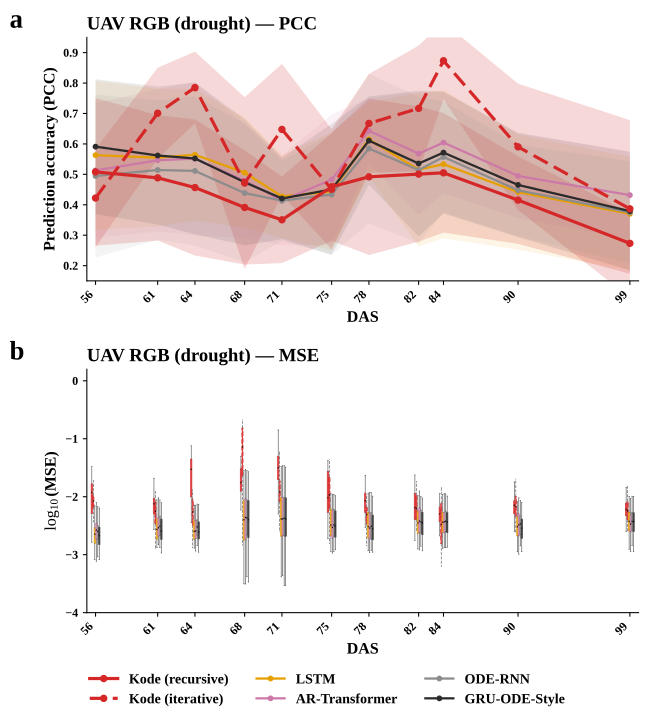

Recreate this plot in Python.
# -*- coding: utf-8 -*-
"""fig_baselines_uav.py — Kode vs 动态方法基线（UAV drought, RGB 19 性状）

数据 (同目录):
  fig_baselines_data.csv       逐时间点 PCC/MSE 均值+SD (panel a)
  fig_baselines_mse_long.csv   逐 trait x fold 的 MSE   (panel b 箱线图)
输出: fig_baselines_uav_v2.svg (v2: 修正面板标题, 原版误留 "Arabidopsis — ")

竖排 2 行: (a) 逐时间点 PCC | (b) log10(MSE) 分组箱线图
x 轴为真实 DAS (按真实天数排布, 非等距)
曲线/箱: Kode rec / Kode iter (红, 实/虚) + 4 条动态基线 (避开蓝绿)
"""
import os
import numpy as np
import pandas as pd
import matplotlib
matplotlib.use("Agg")
import matplotlib.pyplot as plt

HERE = os.path.dirname(os.path.abspath(__file__))
CSV  = os.path.join(HERE, "fig_baselines_data.csv")
LONG = os.path.join(HERE, "fig_baselines_mse_long.csv")

# x 轴直接使用真实 DAS(单位: 天), 不再做 t1..t25 索引化;
# 采样间隔本就 1/3 天不等, 真实时间轴会把缺口如实呈现

plt.rcParams.update({
    "font.family": "serif", "font.serif": ["Times New Roman", "DejaVu Serif"],
    "font.size": 10.5, "axes.labelweight": "bold", "axes.titleweight": "bold",
    "mathtext.fontset": "custom", "mathtext.rm": "Times New Roman",
    "mathtext.it": "Times New Roman:italic", "mathtext.bf": "Times New Roman:bold",
    "savefig.dpi": 300, "figure.dpi": 110, "svg.fonttype": "none",
})

RED = "#d62728"
# 基线配色刻意避开蓝/绿 (蓝绿留给作者方法)
STYLE = {
    "Kode_rec":        dict(color=RED,       ls="-",  lw=2.4, ms=4.6, label="Kode (recursive)"),
    "Kode_iter":       dict(color=RED,       ls=(0, (5.0, 2.2)), lw=2.4, ms=4.6, label="Kode (iterative)"),
    # 基线: 橙 / 玫红 / 中灰 / 近黑 —— 彼此差异大, 且都避开蓝绿与红(留给 Kode)
    "lstm":            dict(color="#E69F00", ls="-",  lw=1.7, ms=3.4, label="LSTM"),
    "ar_transformer":  dict(color="#CC79A7", ls="-",  lw=1.7, ms=3.4, label="AR-Transformer"),
    "ode_rnn":         dict(color="#8C8C8C", ls="-",  lw=1.7, ms=3.4, label="ODE-RNN"),
    # 注: 该实现是 GRU-ODE 连续演化 + GRUCell jump, 不含原版 GRU-ODE-Bayes 的贝叶斯观测更新机制,
    #     故论文中统一称 "GRU-ODE-Style" (数据里的 method 名也已同步改成 GRU-ODE-Style)
    "GRU-ODE-Style":  dict(color="#2B2B2B", ls="-",  lw=1.7, ms=3.4, label="GRU-ODE-Style"),
    "ststp":           dict(color="#B0AFAF", ls="-",  lw=1.7, ms=3.4, label="ST-STP"),
}
ORDER = ["Kode_rec", "Kode_iter", "lstm", "ar_transformer", "ode_rnn", "GRU-ODE-Style"]
DODGE = {m: off for m, off in zip(ORDER, np.linspace(-0.30, 0.30, len(ORDER)))}
W = 0.088

def draw_box(ax, long, ds, ts):
    data, pos, cols, lss = [], [], [], []
    for tp in ts:
        xpos = float(tp)              # 真实 DAS
        for m in ORDER:
            v = long[(long.dataset == ds) & (long.method == m) & (long.time == tp)]["mse"].values
            v = v[np.isfinite(v) & (v > 0)]
            if v.size == 0:
                v = np.array([np.nan])
            data.append(np.log10(v + 1e-12))
            pos.append(xpos + DODGE[m]); cols.append(STYLE[m]["color"]); lss.append(STYLE[m]["ls"])
    bp = ax.boxplot(data, positions=pos, widths=W, patch_artist=True,
                    showfliers=False, manage_ticks=False,
                    whiskerprops=dict(linewidth=0.45, color="0.3"),
                    capprops=dict(linewidth=0.45, color="0.3"),
                    boxprops=dict(linewidth=0.7),
                    medianprops=dict(linewidth=1.1, color="0.05"))
    for patch, c, ls in zip(bp["boxes"], cols, lss):
        patch.set_facecolor(c); patch.set_edgecolor(c)
        patch.set_alpha(0.90); patch.set_linestyle(ls)
    ls2 = [x for x in lss for _ in range(2)]      # 每个箱有上下两根 whisker/cap
    for el, ls in zip(bp["whiskers"], ls2): el.set_linestyle(ls)
    for el, ls in zip(bp["caps"],     ls2): el.set_linestyle(ls)
    for el, ls in zip(bp["medians"],  lss): el.set_linestyle(ls); el.set_color("0.05")

def main():
    d = pd.read_csv(CSV); long = pd.read_csv(LONG)
    ds = "uav"
    sub = d[d.dataset == ds].copy()
    sub["t"] = sub["time"].astype(float)      # 真实 DAS
    fig, axes = plt.subplots(2, 1, figsize=(6.8, 7.4))

    # ---- a: PCC ----
    ax = axes[0]
    for m in ORDER:
        s = sub[sub.method == m].sort_values("t")
        if not len(s): continue
        st = STYLE[m]
        x, y, sd = s["t"].values, s["pcc"].values, s["pcc_sd"].values
        ax.fill_between(x, y - sd, y + sd, color=st["color"],
                        alpha=(0.18 if m.startswith("Kode") else 0.10), lw=0)
        ax.plot(x, y, color=st["color"], ls=st["ls"], lw=st["lw"], marker="o",
                ms=st["ms"], label=st["label"], zorder=(5 if m.startswith("Kode") else 3))
    ax.set_title("UAV RGB (drought) — PCC", fontsize=14, fontweight="bold", loc="left", pad=6)
    ax.text(-0.14, 1.04, "a", transform=ax.transAxes, fontsize=20, fontweight="bold")
    ax.set_ylabel("Prediction accuracy (PCC)", fontsize=12)
    ax.set_ylim(0.15, 0.95)

    # ---- b: MSE 箱线图 ----
    ax = axes[1]
    raw_t = sorted(long[long.dataset == ds]["time"].unique())
    draw_box(ax, long, ds, raw_t)
    ax.set_title("UAV RGB (drought) — MSE", fontsize=14, fontweight="bold", loc="left", pad=6)
    ax.text(-0.14, 1.04, "b", transform=ax.transAxes, fontsize=20, fontweight="bold")
    ax.set_ylabel(r"$\log_{10}$(MSE)", fontsize=12)
    ax.set_ylim(-4.0, 0.2); ax.set_yticks(list(range(-4, 1)))

    for ax in axes:
        ax.set_xlabel("DAS", fontsize=12)
        ax.set_xticks(raw_t)
        ax.set_xticklabels([str(int(v)) for v in raw_t], fontsize=9,
                           rotation=45, ha="right")
        ax.set_xlim(raw_t[0] - 0.7, raw_t[-1] + 0.7)
        ax.spines["top"].set_visible(False); ax.spines["right"].set_visible(False)
        ax.tick_params(axis="both", length=3, labelsize=9)
        for t in ax.get_xticklabels() + ax.get_yticklabels():
            t.set_fontweight("bold")

    handles, labels = axes[0].get_legend_handles_labels()
    leg = fig.legend(handles, labels, loc="lower center", ncol=3, frameon=False,
                     fontsize=10.5, bbox_to_anchor=(0.5, -0.02), handlelength=2.0)
    for t in leg.get_texts():
        t.set_fontweight("bold")

    fig.tight_layout(rect=[0, 0.045, 1, 1])
    out = os.path.join(HERE, "fig_baselines_uav_v2.svg")
    fig.savefig(out, bbox_inches="tight")
    print("saved ->", out)
    plt.close(fig)

if __name__ == "__main__":
    print("data ->", CSV, "| long ->", LONG)
    main()
